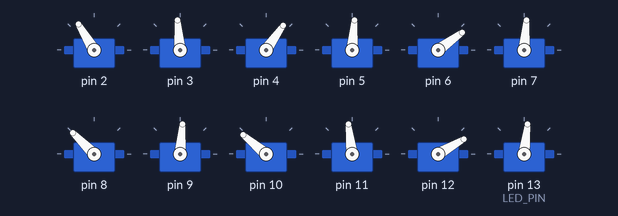
Simulated run of this sketch. Board: Arduino Uno, built with avr-gcc and run on an emulated ATmega328P. On the bench: 12 × servo.

Above: at 0.05 s.
At 0.15 s:
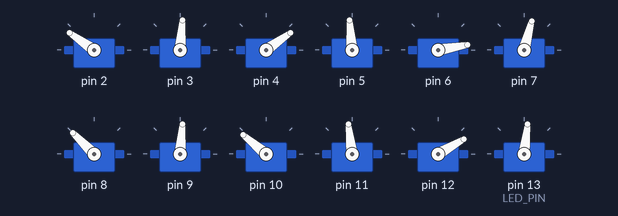
At 0.25 s:
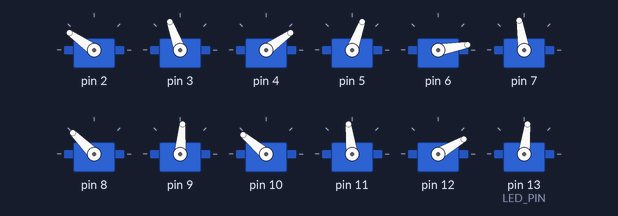
At 0.35 s:
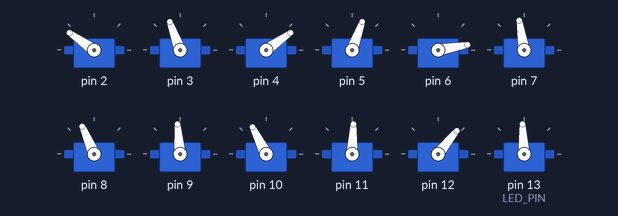
At 0.5 s:
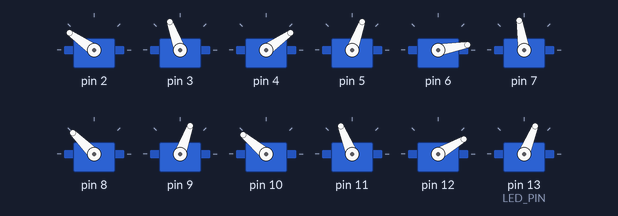
Timing chart, 0 to 3.0 s (numbered marks = the images above):
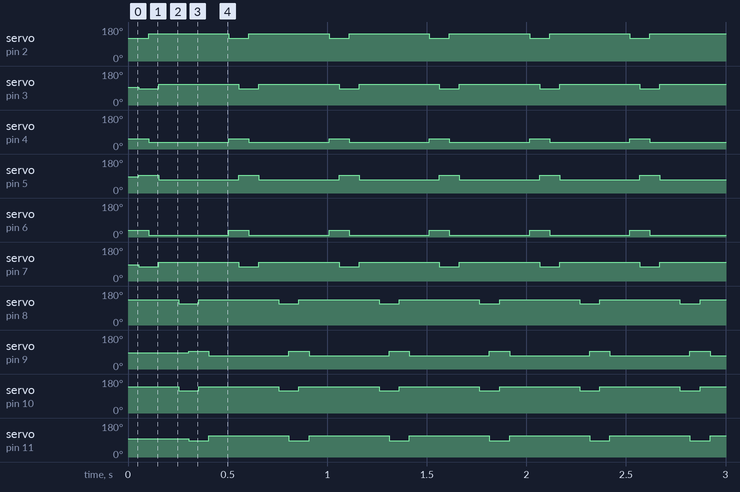

The sketch:

hexBotWalk.ino
```cpp
/*
 * hexBotWalk
 * Sketch for a hexBot walk cycle.
 * Created for GMU Robotics club (Fall 2015).
 * Comment Editor: ComradePayne
 */

/* Servo header for the 12 servos of the hexBot. */
#include <Servo.h>

#define DEBUG 0
#define COMMS 0

/* Set constants for the walk loop */
#define ROLL  30
#define ROLL_IN 0
#define PITCH_POSITIVE 80
#define PITCH_NEGATIVE 105
#define PIVOT_PITCH_POSITIVE 80
#define PIVOT_PITCH_NEGATIVE 95
#define WAIT 50

/* Array of the 12 servos on the hexBot. */
Servo servos[12];
/* The offsets for the 12 servos in degrees. Used to map natural angles to servo angles. */
/* In the pair pattern on leg_i_perp_servo, leg_i_par_servo, leg_i+1_perp_servo, ... .   */
/*                          0    1    2    3    4    5    6     7    8    9   10   11    */
int degree0offset[12]   = {145,   5,  35, 175,  10,   0, 135, 175, 140,  10,  30, 170};
int degree180offset[12] = {  0, 185, 160,  -5, 170, 170,   0,  -5,   0, 185, 160,  -5};

/* Initializes the 12 servos. */
void setup()
{
  #if COMMS
    /* Set up the I2C code. */
    setupWire();
  #endif

  #if DEBUG
    /* Begin serial communications. */
    Serial.begin(9600);
  #endif

  /* Loop through the servos. */
  for(int i = 0; i < 12; i++)
  {
    /* Pins start at 2 */
    servos[i].attach(i+2);
    /* Resets the position of the servo to 0 degrees. */
    writeServo(i, i%2 ? 90:ROLL_IN);
  }
}

/* Loop through the walk cycle. */
void loop()
{
  #if COMMS
    /* Run the command received over I2C. */
    runCMD();
  #else
    /* Right step. */
    forward(true);
//    turn(false, ROLL, PITCH_POSITIVE, PITCH_NEGATIVE, 90, 90, WAIT);
//    strafe(true, ROLL, WAIT+50);
    delay(WAIT);

    /* Left step. */
    forward(false);
  #endif

  delay(WAIT);
}

/**
  * Steps the legs forward in the triangle specified with the specified angles
  * and wait time.
  * @param isRight A boolean for if the step is the right side or left.
  */
void forward(boolean isRight)
{
  step(isRight, ROLL, PITCH_POSITIVE, PITCH_NEGATIVE,  WAIT);
}

/**
  * Steps the legs backward in the triangle specified with the specified angles
  * and wait time.
  * @param isRight A boolean for if the step is the right side or left.
  */
void backward(boolean isRight)
{
  step(isRight, ROLL, PITCH_NEGATIVE, PITCH_POSITIVE,  WAIT);
}

/**
  * Steps the legs in the triangle specified with the specified angles and wait
  * time.
  * @param isRight A boolean for if the step is the right side or left.
  * @param roll The roll angle of the steps.
  * @param pitchPositive The positive pitch angle of the steps.
  * @param pitchNegative - the negative pitch angle of the steps.
  * @param wait The amount time in milliseconds to wait between parts.
  */
void step(boolean isRight, int roll, int pitchPositive, int pitchNegative,
  int wait)
{
  turn(isRight, roll, pitchPositive, pitchNegative, pitchPositive, pitchNegative, wait);
}

/**
  * Turn the hexBot either right or left. In theory, we cause the robot to bear
  * left or right (depending on isRight's value) by designating the tip of the
  * respective triangle of legs as the "pivot leg". This pivot leg would have a
  * shorter stride than the two other legs, causing the robot to slowly turn
  * itself right or left, depending on which side the pivot leg is on.
  * @param isRight A boolean for if the step is the right side or left.
  * @param roll The roll angle of the steps.
  * @param movePitchPositive Designates the "normal" stride length.
  * @param movePitchNegative Designates the "normal" stride length. .
  * @param pivotPitchPositive The special, smaller pitch variable, representing
  *   a shorter stride length.
  * @param pivotPitchNegative The special, smaller pitch variable, representing
  *   a shorter stride length.
  * @param wait - Length of time (in milliseconds) to delay before, in higher
  *   level functions, the opposite set of legs is moved.
  */
void turn(boolean isRight, int roll, int movePitchPositive,
  int movePitchNegative, int pivotPitchPositive, int pivotPitchNegative,
  int wait)
{
  /* Gets the starting index of the servos. */
  int legSet = isRight ? 0 : 6;

  //roll out
  writeServo(legSet, roll);
  if(pivotPitchPositive != pivotPitchNegative){
    writeServo(legSet + 2, roll);
  }
  writeServo(legSet + 4, roll);
  delay(wait);

  writeServo(legSet + 1, movePitchPositive);
  writeServo(legSet + 3, pivotPitchPositive);
  writeServo(legSet + 5, movePitchPositive);

  delay(wait);

  //roll in
  for(int i = legSet; i < legSet + 6; i = i + 2){
    writeServo(i, ROLL_IN);
  }
  delay(wait);

  writeServo(legSet + 1, movePitchNegative);
  writeServo(legSet + 3, pivotPitchNegative);
  writeServo(legSet + 5, movePitchNegative);

  delay(wait);

  Serial.println("Step Completed");
}

/**
  * Strafes a single step to the left/right, depending on IsRight's value. Uses
  * the roll and wait values we defined earlier in this sketch.
  * @param isRight Is this strafe a right strafe.
  * @param roll The roll angle for the strafe.
  * @param wait The wait time between movements.
  */
void strafe(boolean isRight, int roll, int wait)
{
  int rowLeftIndices[]  = {0, 8,  4};
  int rowRightIndices[] = {6, 2, 10};
  int *StartingRow, *FollowingRow;

  StartingRow = isRight ? rowRightIndices: rowLeftIndices;
  FollowingRow = isRight ? rowLeftIndices: rowRightIndices;

  /*
   Begin strafe procedure:
   1. Move starting legs out.
   2. Move starting legs in, dragging bot with it.
   3. Move following legs in, poised to extend.
   4. Extend following legs to 0 degrees.
   5. Slightly afterwards, extend starting legs to 0 degrees, completing the
      step.
  */

  for(int i = 0; i < 3; i++){
    writeServo(StartingRow[i], roll);
  }

  delay(wait);

  for(int i = 0; i< 3; i++){
    writeServo(StartingRow[i], 0);
  }

  delay(wait);

  for(int i = 0; i< 3; i++){
    writeServo(FollowingRow[i], -roll);
  }

  delay(wait);

  for(int i =0; i< 3; i++){
    writeServo(FollowingRow[i], 0);
  }

  delay(wait);
 }

/**
  * Converts the desired degree to the servo specified's actual angle of
  * rotation.
  * @param servo The index into the servo array for the servo desired.
  * @param degree The angle for which the servo should be moved to.
  */
void writeServo(int servo, int degree)
{
  /* Write to the servo the exact degree that is converted from the given */
  /* one.                                                                 */
  servos[servo].write(map(degree, 0, 180, degree0offset[servo],
    degree180offset[servo]));

  /* Log debug information. */
  #if DEBUG
    char debug_log[32];
    sprintf(debug_log, "Writing %d to Servo #%d\n", degree, servo);
    Serial.print(debug_log);
  #endif
}
```

HexBotLegsComms.ino
```cpp
/*
 * HexBotLegs.ino
 * Slave communication protocol for the HexBot
 */

#include <Wire.h>

#define LED_PIN 13

char* cmd_arr;
int cmd_len;

/** Setup the connection over I2C. **/
void setupWire()
{
  cmd_arr = NULL;
  cmd_len = 0;

  Wire.begin(8);          // Join i2c bus with address #8
  Wire.onReceive(getCMD); // Register event handeler

  pinMode(LED_PIN, OUTPUT);   // Initialize the LED pin
  digitalWrite(LED_PIN, LOW); // Turn off the LED
}

/** Run the command if their is one. **/
void runCMD()
{
  if(cmd_len > 0)
    parseCMD(cmd_arr, cmd_len);
}

/**
  * Prints out the received command to serial.
  * @param howMany The number of bytes received.
  */
void printCMD(int howMany)
{
  getCMD(howMany);

  for (int i = 0; i < cmd_len; i++)
  {
    Serial.print(cmd_arr[i]);
  }
}

/**
  * Prints out the received command to serial.
  * @param howMany The number of bytes received.
  */
void getCMD(int num)
{
  cmd_arr = new char[Wire.available()+1];
  cmd_len = Wire.available();

  byte i = 0;
  while (Wire.available() > 0)
  {
    cmd_arr[i++] = Wire.read(); // receive byte as a character
  }

  cmd_arr[cmd_len+1] = 0;
}

/**
  * Parse and run a command if valid.
  * @param cmd The command to parse.
  * @param len The length of the command
  */
void parseCMD(char* cmd, int len)
{
  /* Get the first three bytes. */
  int start = 0;
  char* threeBytes = nextThreeBytes(cmd, len, start);
  start += 4;
  Serial.print("cmd: ");
  Serial.println(threeBytes);

  /* If the comand does not have the header RBT then return. */
  if(strcmp(threeBytes,"RBT") != 0)
    return;

  /* Loop through the commands until an END or no more bytes. */
  while(strcmp(threeBytes, "END") && len-start > 0)
  {
    free(threeBytes);
    threeBytes = nextThreeBytes(cmd, len, start);
    start += 4;
    Serial.print("cmd: ");
    Serial.println(threeBytes);

    /* Move the robot. */
    if(strcmp(threeBytes, "RUN") == 0)
    {
      /* Loop through all movement commands. */
      do
      {
        free(threeBytes);
        threeBytes = nextThreeBytes(cmd, len, start);
        start += 4;
        Serial.print("cmd: ");
        Serial.println(threeBytes);

        if(strcmp(threeBytes, "LFT") == 0)
        {
          //servo loop for turn left
          turn(false, ROLL, PITCH_POSITIVE, PITCH_NEGATIVE,
			PIVOT_PITCH_POSITIVE, PIVOT_PITCH_NEGATIVE, WAIT);
        }
        else if(strcmp(threeBytes, "RGT") == 0)
        {
          //servo loop for turn right
          turn(true, ROLL, PITCH_POSITIVE, PITCH_NEGATIVE, PIVOT_PITCH_POSITIVE,
			PIVOT_PITCH_NEGATIVE, WAIT);
        }
        else if(strcmp(threeBytes, "FWD") == 0)
        {
          //servo loop for forwards
          forward(true);
        }
        else if(strcmp(threeBytes, "BWD") == 0 )
        {
          //servo loop for back
          backward(true);
        }
        else
        {
          break;
        }
      }while(true);
    }
    /* If the command is a LED state command. */
    else if(strcmp(threeBytes, "LED") == 0)
    {
      free(threeBytes);
      threeBytes = nextThreeBytes(cmd, len, start);
      start += 4;
      Serial.print("cmd: ");
      Serial.println(threeBytes);

      /* Turn the LED on. */
      if(strcmp(threeBytes, "ONN") == 0)
      {
        digitalWrite(LED_PIN, HIGH);
      }
      /* Turn LED off. */
      else if(strcmp(threeBytes,"OFF") == 0)
      {
        digitalWrite(LED_PIN, LOW);
      }
    }
  }

  free(threeBytes);
  free(cmd_arr);
  cmd_len = 0;
}

/**
  * Parse and run a command if valid.
  * @param cmd The command to parse.
  * @param len The length of the command
  */
char* nextThreeBytes(char* cmd, int len, int start)
{
  if(len-start < 3)
    return NULL;

  char* threeBytes = (char*)calloc(4, sizeof(char));
  for(int i = start; i < 3+start; i++)
  {
    threeBytes[i] = cmd[i];
  }

  // read the space
  if(len-start-3 > 0)
    Wire.read();

  return threeBytes;
}
```

Measured:
- by itself, servo on pin 2: alternates 145° for 0.40 s and 121° for 0.10 s
- by itself, servo on pin 3: alternates 110° for 0.40 s and 85° for 0.10 s
- by itself, servo on pin 4: alternates 55° for 0.10 s and 35° for 0.40 s
- by itself, servo on pin 5, servo on pin 9: alternates 95° for 0.10 s and 70° for 0.40 s
- by itself, servo on pin 6: alternates 36° for 0.10 s and 10° for 0.40 s
- by itself, servo on pin 7: alternates 99° for 0.40 s and 75° for 0.10 s
- by itself, servo on pin 8: alternates 135° for 0.40 s and 113° for 0.10 s
- by itself, servo on pin 10: alternates 140° for 0.40 s and 117° for 0.10 s
